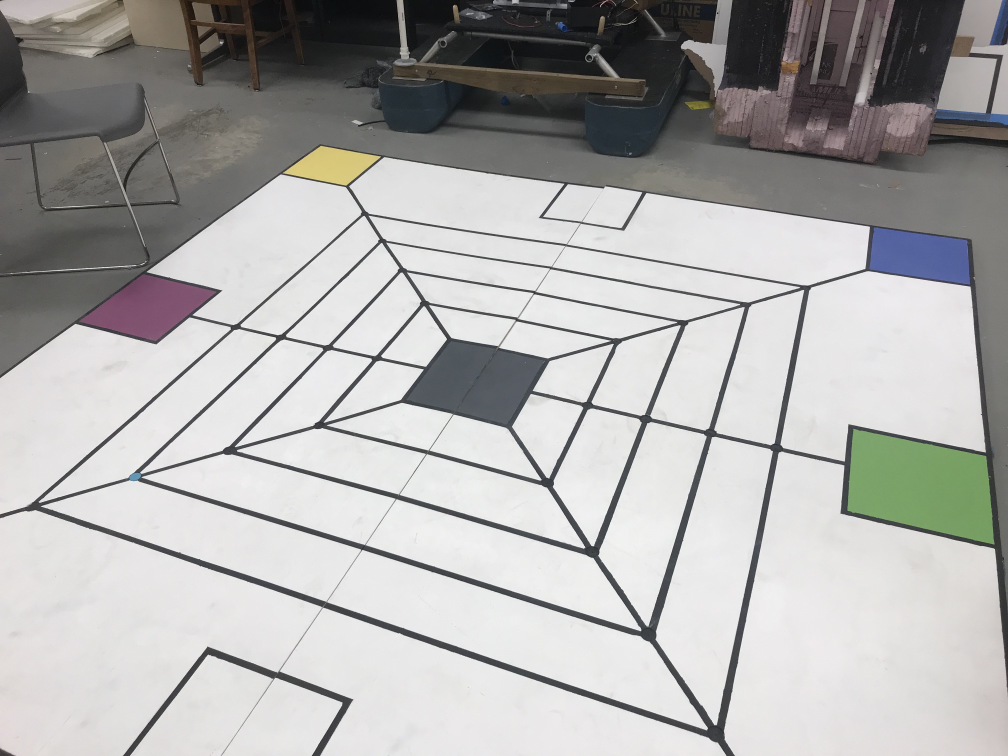
//> input picture OpenCV/23523.jpg, 4032 x 3024 px, given in place of the camera (shown at 1/4 size)
$ ./new   (built with g++ and OpenCV 4)
//> lines starting //> are read from the running program, lines starting //| are printed output that depends on the picture; after the words box and inside, x2 and y2 are one past the last pixel; in counts of white or black regions, pixels touching at a corner belong together
#include "opencv2/highgui/highgui.hpp"
#include "opencv2/imgproc/imgproc.hpp"

#include <iostream>
#include <vector>

int main(int argc, char* argv[]) {
  cv::VideoCapture cap(2);
  while(true) {
    cv::Mat src, img, eroded, temp, element;
    cap >> src;
//> src is the input picture: 3024 rows x 4032 cols, CV_8UC3; mean B, G, R 172.7, 173.8, 174.5
    cv::cvtColor(src, src, CV_BGR2GRAY);
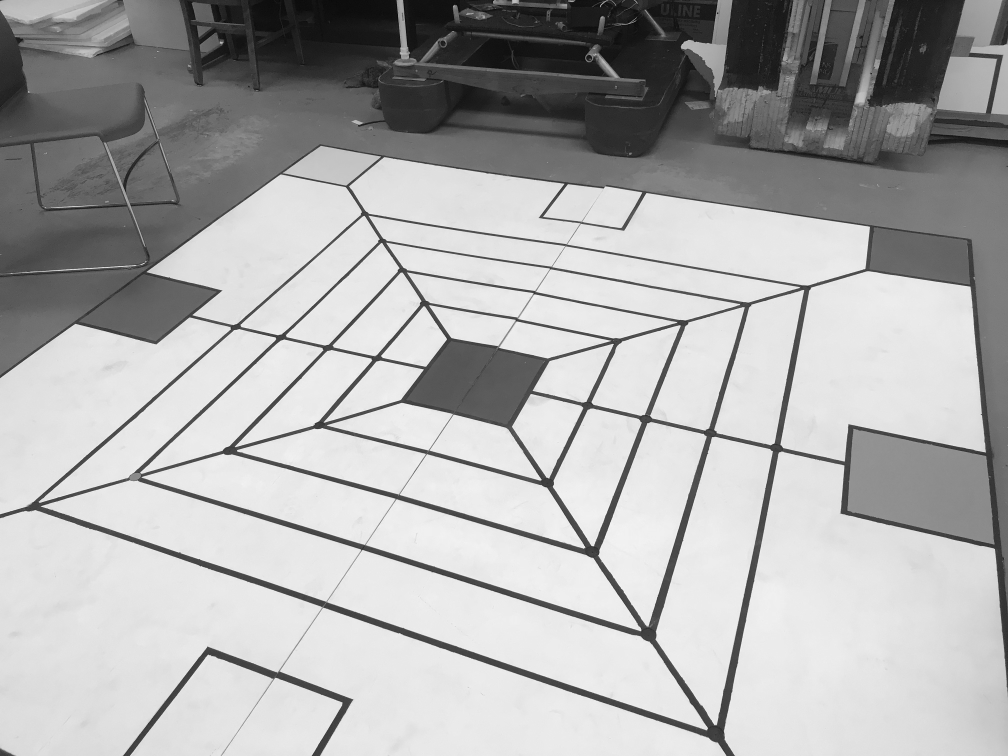
//> src: 3024 rows x 4032 cols, CV_8UC1 (shown at 1/4 size); min 0, max 255, mean 173.9
    img = src(cv::Rect(195,117,245,283));
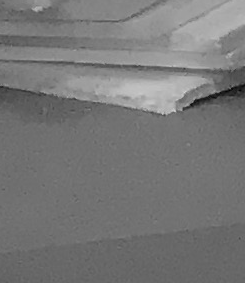
//> img: 283 rows x 245 cols, CV_8UC1; min 2, max 213, mean 119.1
    //cv::bilateralFilter(src, img, 10, 250, 250);
    cv::threshold(src, img, 180, 255, cv::THRESH_BINARY_INV);
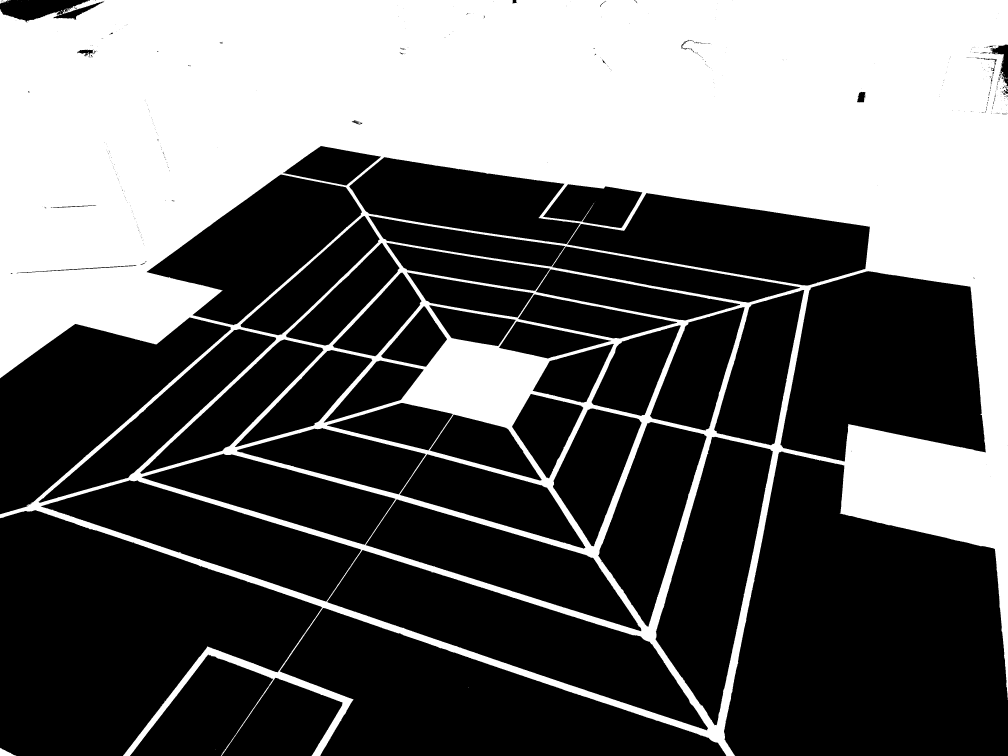
//> img: 3024 rows x 4032 cols, CV_8UC1 (shown at 1/4 size); 38.6% white; 74 white regions (71 under 20 px), largest, box (x1, y1, x2, y2) and area: (0, 0, 4032, 3024) 4709230, (0, 2991, 66, 3024) 1060, (0, 0, 38, 15) 272

    std::vector<cv::Point2f> pts_src, pts_dst;
    pts_src.push_back(cv::Point2f(92, 0));
    pts_src.push_back(cv::Point2f(148, 0));
    pts_src.push_back(cv::Point2f(74, 283));
    pts_src.push_back(cv::Point2f(178, 283));
    pts_dst.push_back(cv::Point2f(74, 0));
    pts_dst.push_back(cv::Point2f(140, 0));
    pts_dst.push_back(cv::Point2f(74, 283));
    pts_dst.push_back(cv::Point2f(140, 283));
    cv::Mat h = cv::getPerspectiveTransform(pts_src, pts_dst);
    warpPerspective(src, img, h, src.size());
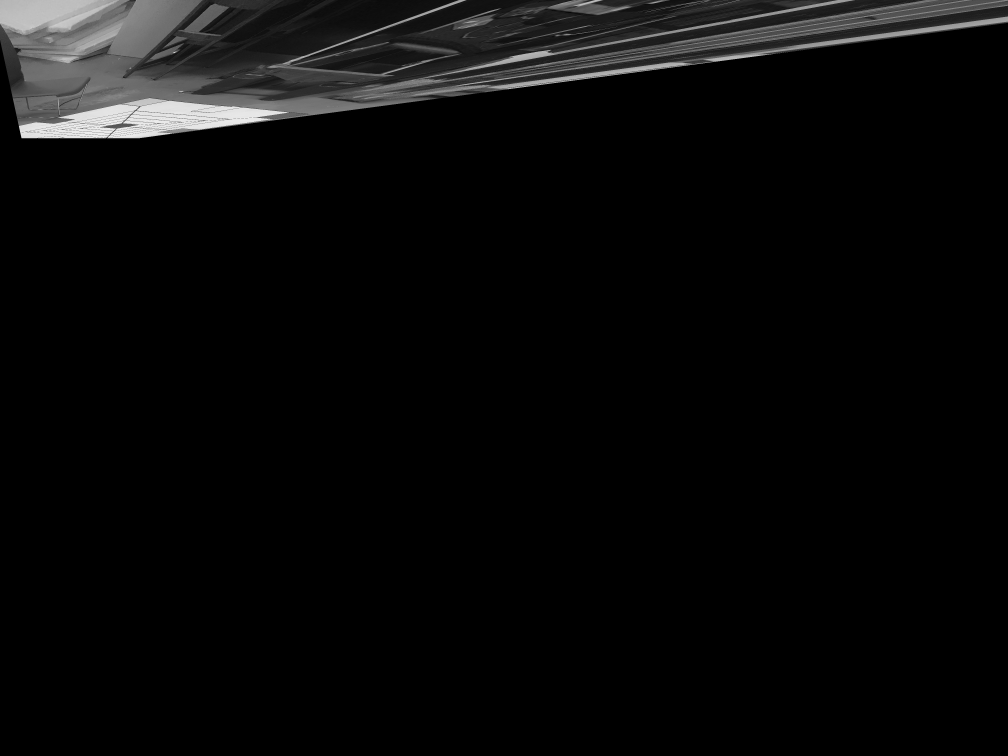
//> img: 3024 rows x 4032 cols, CV_8UC1 (shown at 1/4 size); min 0, max 255, mean 9.3
   /* cv::Mat skel(img.size(), CV_8UC1, cv::Scalar(0));
    element = cv::getStructuringElement(cv::MORPH_CROSS, cv::Size(3, 3));
    do {
      cv::erode(img, eroded, element);
      cv::dilate(eroded, temp, element);
      cv::subtract(img, temp, temp);
      cv::bitwise_or(skel, temp, skel);
      eroded.copyTo(img);
    } while(cv::countNonZero(img) != 0);
    *///std::vector<cv::Vec4i> lines;
    // [11 lines of commented-out code are left out]
    cv::imshow("lines", src);
    //cv::imshow("lfines", temp);
    cv::imshow("l2ines", img);
    //cv::imshow("32ines", skel);
//    cv::imshow("wow", test);
    cv::waitKey(0);
  }
}

$ run again, on OpenCV/69420.jpg
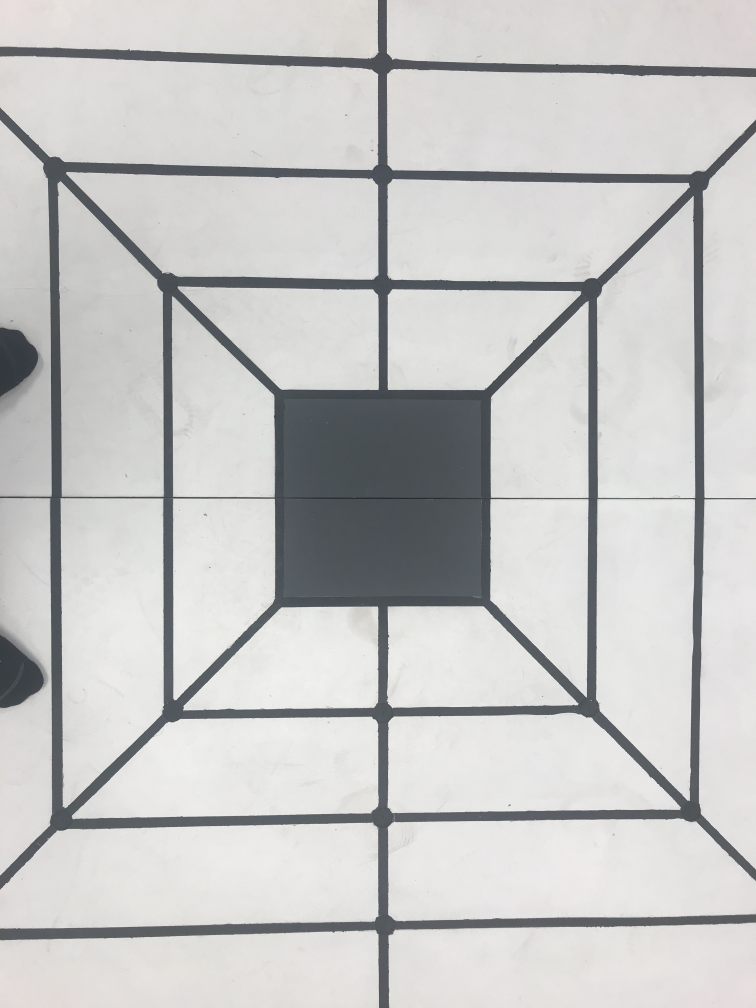
//> input picture OpenCV/69420.jpg, 3024 x 4032 px, given in place of the camera (shown at 1/4 size)
//> src is the input picture: 4032 rows x 3024 cols, CV_8UC3; mean B, G, R 197.9, 198.7, 198.6
//> src: 4032 rows x 3024 cols, CV_8UC1
//> `cv::threshold(src, img, 180, 255, cv::THRESH_BINARY_INV);`:
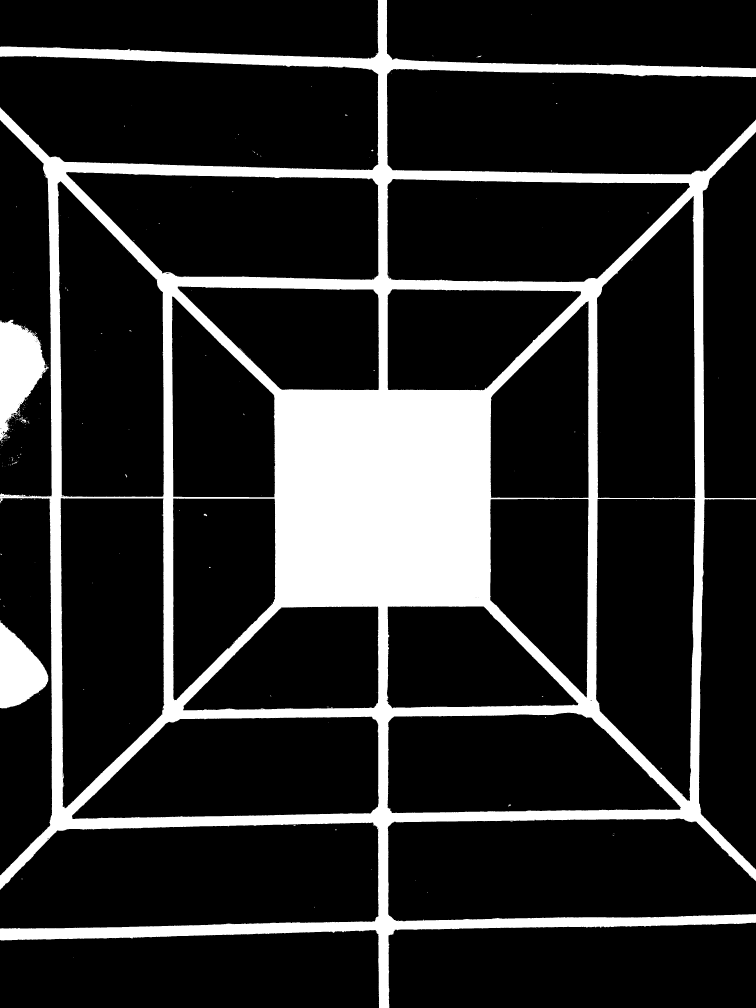
//> img: 4032 rows x 3024 cols, CV_8UC1 (shown at 1/4 size); 17.1% white; 308 white regions (283 under 20 px), largest, box (x1, y1, x2, y2) and area: (0, 0, 3024, 4032) 1993363, (0, 1278, 195, 1773) 53001, (0, 2491, 193, 2833) 42212
//> `warpPerspective(src, img, h, src.size());`:
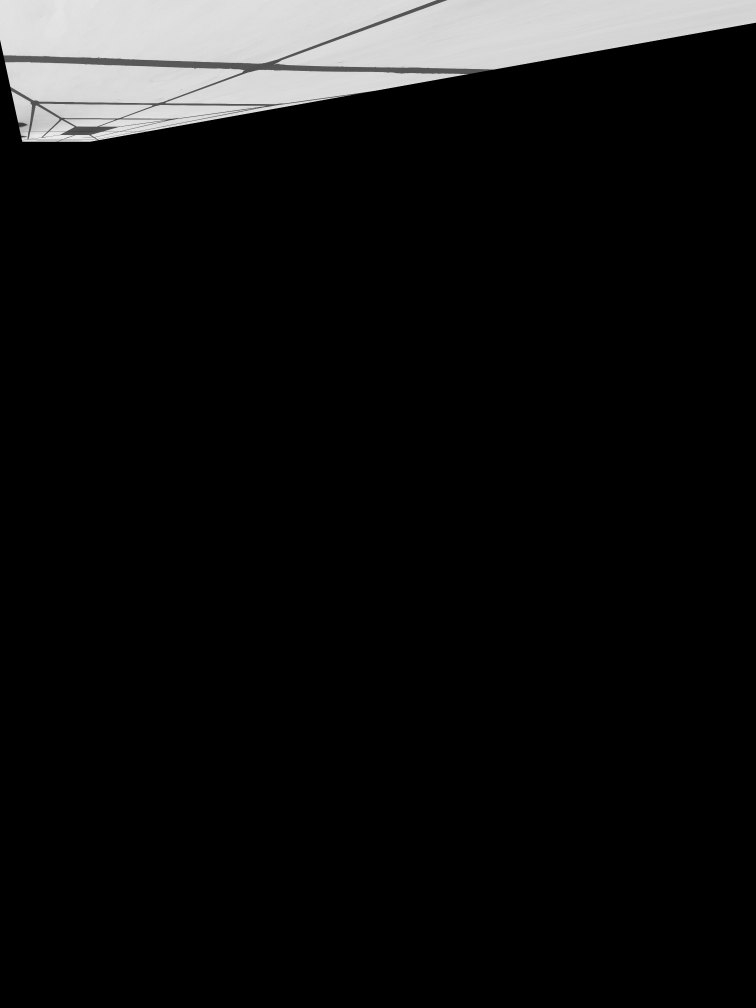
//> img: 4032 rows x 3024 cols, CV_8UC1 (shown at 1/4 size); min 0, max 251, mean 18.1

$ run again, on OpenCV/abc.jpg
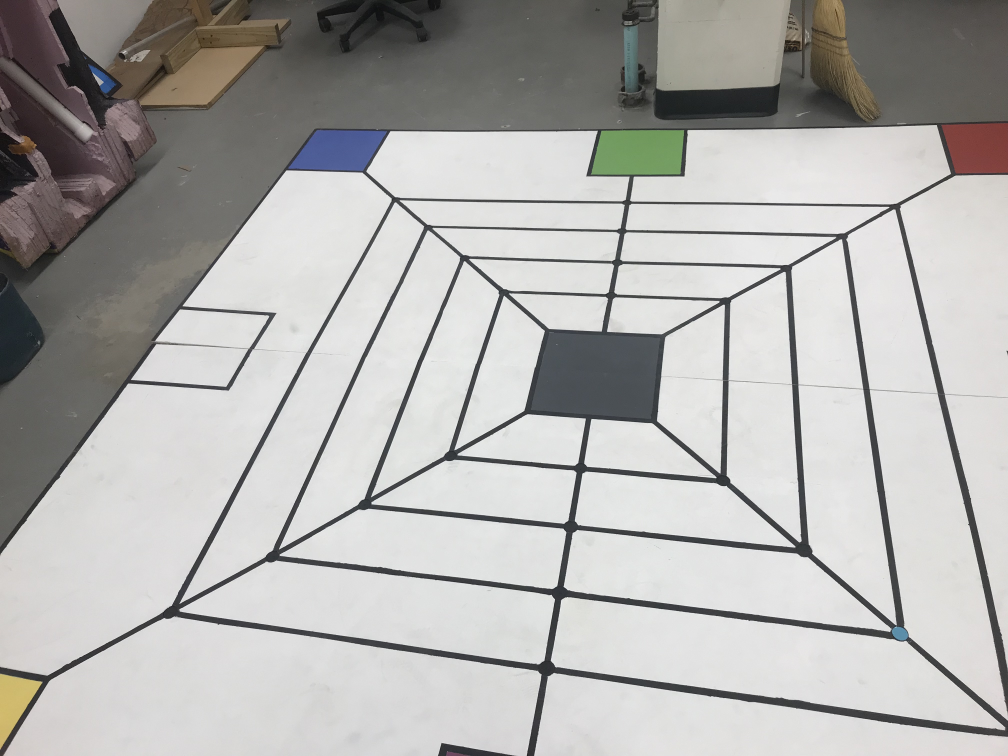
//> input picture OpenCV/abc.jpg, 4032 x 3024 px, given in place of the camera (shown at 1/4 size)
//> src is the input picture: 3024 rows x 4032 cols, CV_8UC3; mean B, G, R 174.2, 176.3, 177.2
//> src: 3024 rows x 4032 cols, CV_8UC1
//> `cv::threshold(src, img, 180, 255, cv::THRESH_BINARY_INV);`:
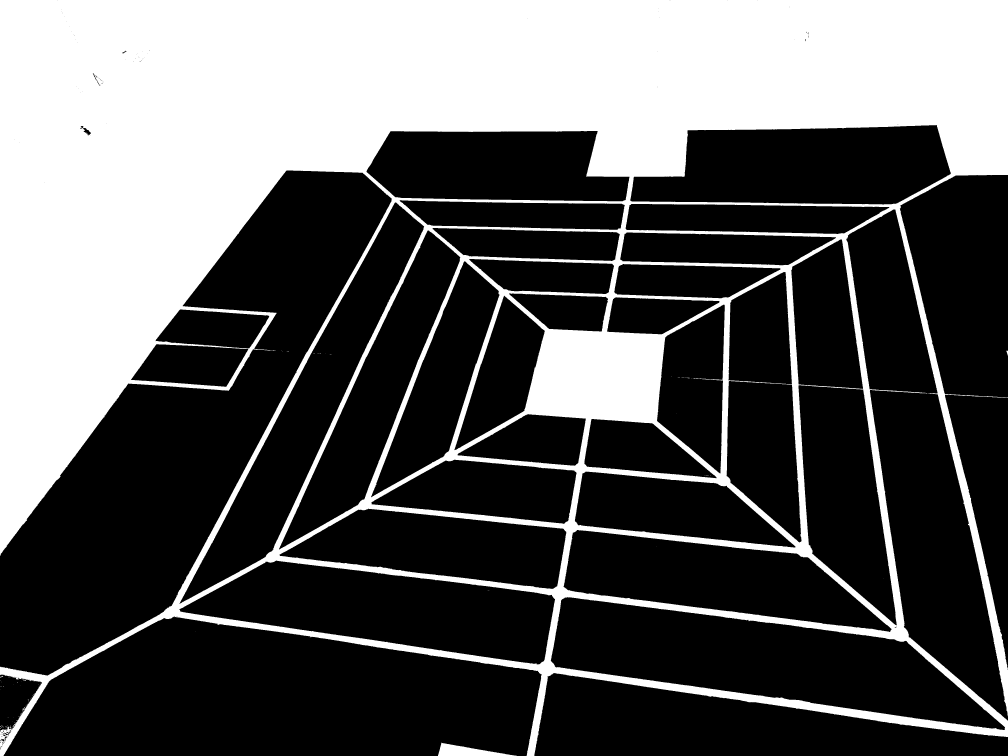
//> img: 3024 rows x 4032 cols, CV_8UC1 (shown at 1/4 size); 34.8% white; 122 white regions (116 under 20 px), largest, box (x1, y1, x2, y2) and area: (0, 0, 4032, 3024) 4237654, (1752, 2971, 2068, 3024) 8261, (4025, 1403, 4032, 1422) 73, (0, 2704, 13, 2711) 35, (2745, 1511, 2759, 1513) 21, (40, 2906, 45, 2914) 21
//> `warpPerspective(src, img, h, src.size());`:
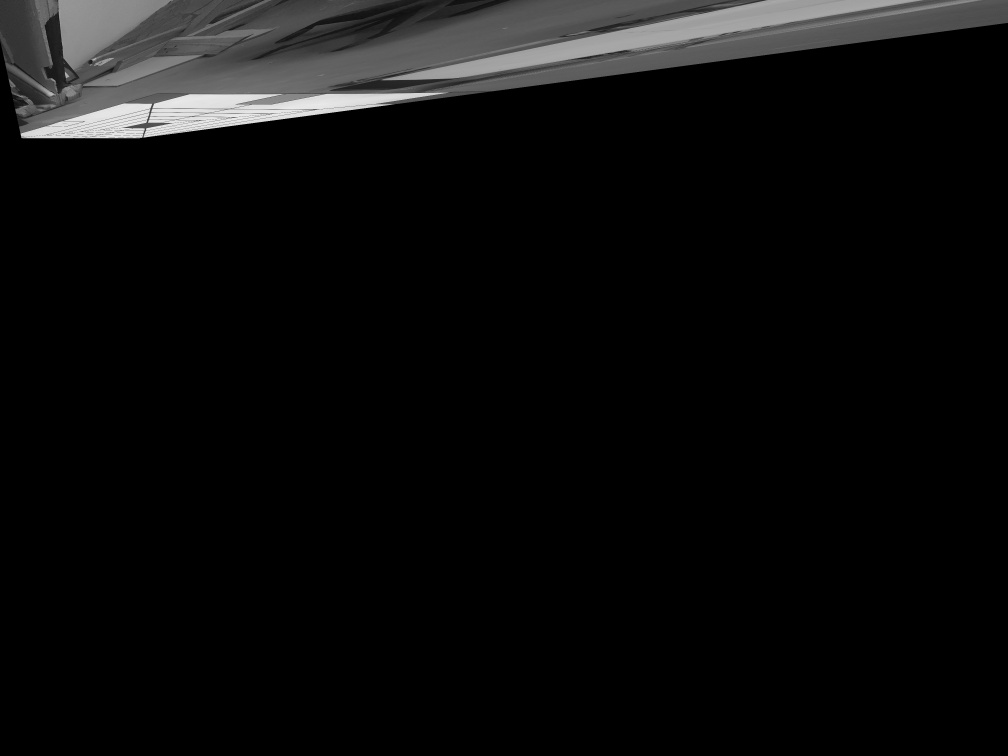
//> img: 3024 rows x 4032 cols, CV_8UC1 (shown at 1/4 size); min 0, max 254, mean 12.1
